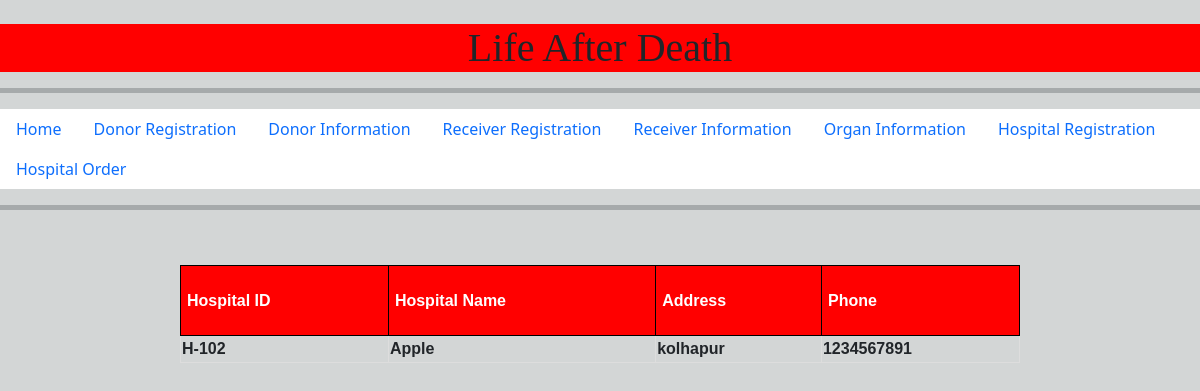
/hospitalinfo.php, run on the app's committed database.
### tables this page shows
CREATE TABLE `hospital` (
  `H_id` varchar(20) NOT NULL,
  `H_name` varchar(20) DEFAULT NULL,
  `H_address` varchar(30) DEFAULT NULL,
  `H_phone` decimal(10,0) DEFAULT NULL
);

### src/hospitalinfo.php (the view, shortened to what this page needs)
<?php
require_once("include/navbar.php");
?>
<?php
include "config.php";
$result = mysqli_query($con,"SELECT * FROM hospital");
echo "<center><table border='1'>
<tr>
<th>Hospital ID</th>
<th>Hospital Name</th>
<th>Address</th>
<th>Phone</th>
</tr>";
while($row = mysqli_fetch_array($result))
{
echo "<tr>";
echo "<td>" . $row['H_id'] . "</td>";
echo "<td>" . $row['H_name'] . "</td>";
echo "<td>" . $row['H_address'] . "</td>";
echo "<td>" . $row['H_phone'] . "</td>";
echo "</tr>";
}
echo "</table><center>";
?>
<html>
<head>

### src/hospitalinfo.php (style rules this page uses)
table { margin: 15px; }
th { font-family: Arial, Helvetica, sans-serif; font-size: -5em; background: #FF0000; color: #FFF; padding: 2px 6px; border-collapse: separate; border: 1px solid #000; }
td { font-family: Arial, Helvetica, sans-serif; font-size: -3em; border: 1px solid #DDD; font-weight: bold; }
table { width: 70%; }
th { height: 70px; }

### data on the page
hospital: H_id "H-102", H_name "Apple", H_address "kolhapur", H_phone "1234567891"
